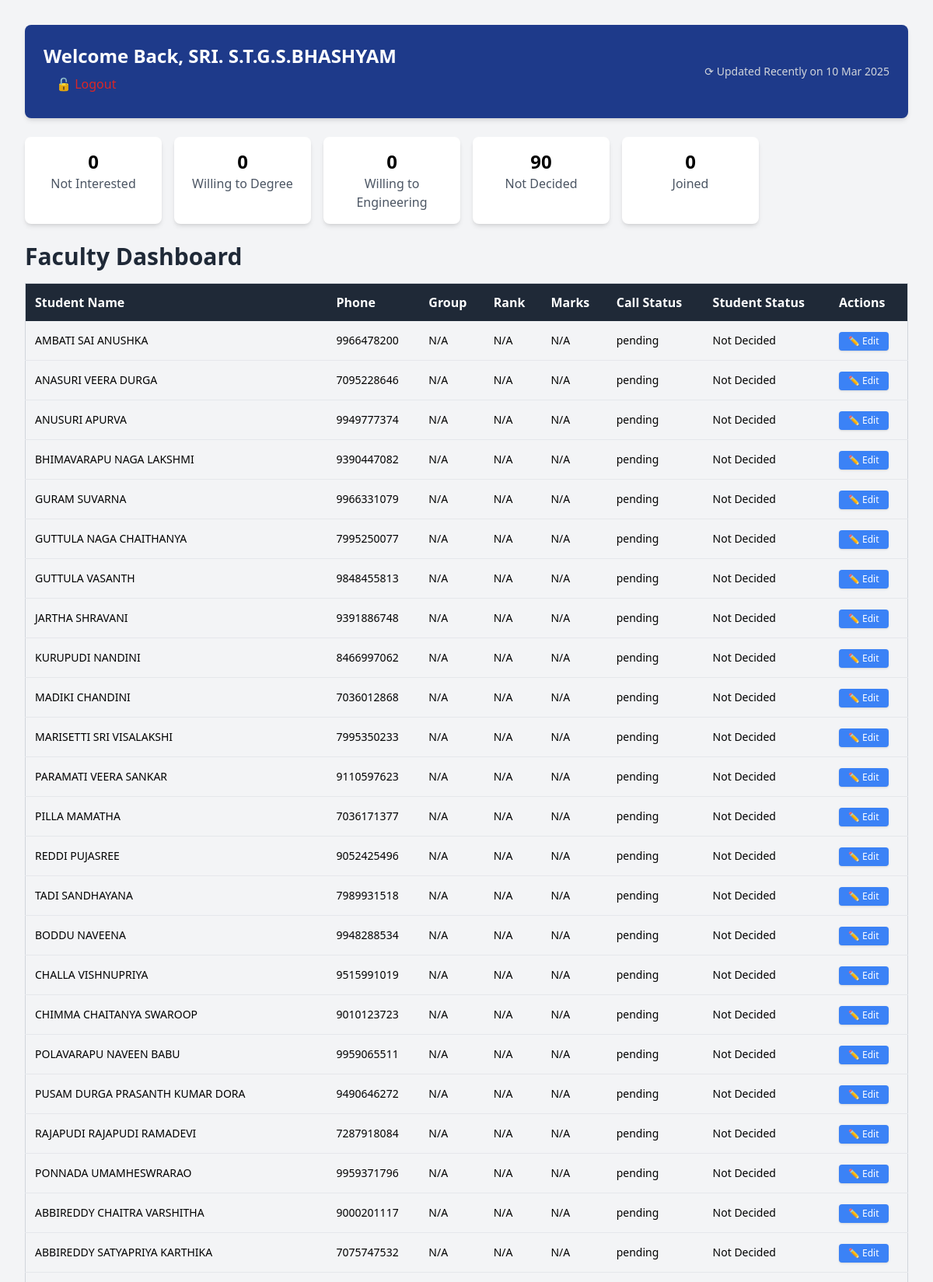
Page /dashboard/ (signed in, upper part) on the committed database.
### users/models.py (models this page shows, shortened)
class Faculty(AbstractUser):
    ROLE_CHOICES = [
        ('staff', 'Staff'),
        ('admin', 'Admin'),
        ('superuser', 'Superuser'),
    ]
    emp_id = models.CharField(max_length=20, unique=True)
    full_name = models.CharField(max_length=255)
    department = models.CharField(max_length=100)
    phone = models.CharField(max_length=15, unique=True, null=True, blank=True)
    role = models.CharField(max_length=10, choices=ROLE_CHOICES, default='staff')

class StudentCall(models.Model):
    faculty = models.ForeignKey(Faculty, on_delete=models.CASCADE, related_name="calls")
    student_name = models.CharField(max_length=255)
    phone_1 = models.CharField(max_length=15)
    phone_2 = models.CharField(max_length=15, null=True, blank=True)
    INTER_GROUP_CHOICES = [
        ('MPC', 'MPC'),
        ('BiPC', 'BiPC'),
        ('CEC', 'CEC'),
        ('MEC', 'MEC'),
        ('HEC', 'HEC'),
        ('Other', 'Other'),
    ]
    inter_group = models.CharField(max_length=50, choices=INTER_GROUP_CHOICES, null=True, blank=True)
    inter_marks = models.IntegerField(null=True, blank=True)
    exam_rank = models.CharField(max_length=50, null=True, blank=True)
    rmarks = models.IntegerField(null=True, blank=True)
    comments = models.TextField(null=True, blank=True)
    college = models.CharField(max_length=255, null=True, blank=True)
    branch = models.CharField(max_length=255, null=True, blank=True)
    CALL_STATUS_CHOICES = [
        ('P', 'Pending'),
        ('A', 'Answered'),
        ('NA', 'Not Answered'),
        ('WN', 'Wrong Number'),
        ('I', 'Interested'),
        ('NI', 'Not Interested'),
    ]
    call_1_status = models.CharField(max_length=2, choices=CALL_STATUS_CHOICES, default='P')
    STUDENT_STATUS_CHOICES = [
        ('NI', 'Not Interested'),
        ('WD', 'Willing to Degree'),
        ('WE', 'Willing to Engineering'),
        ('ND', 'Not Decided'),
        ('J', 'Joined'),
    ]
    status = models.CharField(max_length=2, choices=STUDENT_STATUS_CHOICES, default='ND')
    created_at = models.DateTimeField(auto_now_add=True)

### users/views.py (the view)
# urls.py: path("dashboard/", faculty_dashboard, name="faculty_dashboard"),
@login_required
def faculty_dashboard(request):
    faculty = request.user
    calls = StudentCall.objects.filter(faculty=faculty).only(
        "id", "student_name", "phone_1", "inter_marks", "inter_group", "exam_rank", "call_1_status", "status", "rmarks"
    )
    status_counts = StudentCall.objects.filter(faculty=faculty).values("status").annotate(count=Count("status"))
    student_status_counts = {
        "NI": 0,  # Not Interested
        "I": 0,   # Interested
        "WD": 0,  # Willing to Degree
        "WE": 0,  # Willing to Engineering
        "ND": 0,  # Not Decided
        "J": 0    # Joined
    }
    for entry in status_counts:
        student_status_counts[entry["status"]] = entry["count"]
    context = {
        "faculty": faculty,
        "calls": calls,
        "last_updated": now().strftime("%d %b %Y"),
        "student_status_counts": student_status_counts,
        "csrf_token": request.COOKIES.get('csrftoken'),
        "inter_group_choices": StudentCall.INTER_GROUP_CHOICES,
        "call_status_choices": StudentCall.CALL_STATUS_CHOICES,
        "student_status_choices": StudentCall.STUDENT_STATUS_CHOICES
    }
    return render(request, "users/faculty_dashboard.html", context)

### templates/users/faculty_dashboard.html (shortened to what this page needs)
<!DOCTYPE html>
<html lang="en">
<head>
    <script src="https://cdn.tailwindcss.com"></script>
</head>
<body class="bg-gray-100">
    <div class="p-8">
    <div class="bg-blue-900 text-white p-6 rounded-lg shadow-md mb-6 flex justify-between items-center">
        <div>
            <h2 class="text-2xl font-bold">Welcome Back, {{ faculty.full_name }}</h2>
            <a href="{% url 'logout' %}" class="block py-2 px-4 rounded-lg text-red-600 hover:bg-gray-200">🔓 Logout</a>
        </div>
        <p class="text-sm text-gray-300">⟳ Updated Recently on {{ last_updated }}</p>
    </div>
    <div class="grid grid-cols-1 sm:grid-cols-2 md:grid-cols-3 lg:grid-cols-6 gap-4 mb-6">
        <div class="bg-white p-4 rounded-lg shadow-md text-center">
            <h3 class="text-2xl font-bold">{{ student_status_counts.NI }}</h3>
            <p class="text-gray-600">Not Interested</p>
        </div>
        <div class="bg-white p-4 rounded-lg shadow-md text-center">
            <h3 class="text-2xl font-bold">{{ student_status_counts.WD }}</h3>
            <p class="text-gray-600">Willing to Degree</p>
        </div>
        <div class="bg-white p-4 rounded-lg shadow-md text-center">
            <h3 class="text-2xl font-bold">{{ student_status_counts.WE }}</h3>
            <p class="text-gray-600">Willing to Engineering</p>
        </div>
        <div class="bg-white p-4 rounded-lg shadow-md text-center">
            <h3 class="text-2xl font-bold">{{ student_status_counts.ND }}</h3>
            <p class="text-gray-600">Not Decided</p>
        </div>
        <div class="bg-white p-4 rounded-lg shadow-md text-center">
            <h3 class="text-2xl font-bold">{{ student_status_counts.J }}</h3>
            <p class="text-gray-600">Joined</p>
        </div>
    </div>
        <h2 class="text-3xl font-bold text-gray-800 mb-4">Faculty Dashboard</h2>
        <table class="min-w-full border border-gray-300 text-left">
            <thead class="bg-gray-800 text-white">
                <tr>
                    <th class="p-3">Student Name</th>
                    <th class="p-3">Phone</th>
                    <th class="p-3">Group</th>
                    <th class="p-3">Rank</th>
                    <th class="p-3">Marks</th>
                    <th class="p-3">Call Status</th>
                    <th class="p-3">Student Status</th>
                    <th class="p-3">Actions</th>
                </tr>
            </thead>
            <tbody>
                {% for call in calls %}
                    <tr class="border-b">
                        <td class="p-3 text-sm font whitespace-normal break-words leading-tight">
                            {{ call.student_name }}
                        </td>
                        <td class="p-3 text-sm">{{ call.phone_1 }}</td>
                        <td class="p-3 text-sm">{{ call.inter_group|default:"N/A" }}</td>
                        <td class="p-3 text-sm">{{ call.exam_rank|default:"N/A" }}</td>
                        <td class="p-3 text-sm">{{ call.inter_marks|default:"N/A" }}</td>
                        <td class="p-3 text-sm">{{ call.get_call_1_status_display }}</td>
                        <td class="p-3 text-sm">{{ call.get_status_display }}</td>
                        <td class="p-3">
                            <button class="bg-blue-500 text-white px-3 py-1 text-xs rounded shadow hover:bg-blue-600"
                                onclick="openModal(
                                    '{{ call.id }}',
                                    '{{ call.inter_group|default:'' }}',
                                    '{{ call.exam_rank|default:'' }}',
                                    '{{ call.inter_marks|default:'' }}',
                                    '{{ call.call_1_status|default:'P' }}',
                                    '{{ call.status|default:'ND' }}',
                                    '{{ call.comments|default:'' }}'
                                )">
                                ✏️ Edit
                            </button>
                        </td>
                    </tr>
                {% endfor %}
            </tbody>
        </table>
    </div>
</body>
</html>

### rows in the picture
Faculty: full_name "SRI. S.T.G.S.BHASHYAM"
StudentCall: student_name "AMBATI SAI ANUSHKA", phone_1 "9966478200", inter_group "N/A", exam_rank "N/A", inter_marks "N/A", call_1_status "pending", status "Not Decided"
StudentCall: student_name "ANASURI VEERA DURGA", phone_1 "7095228646", inter_group "N/A", exam_rank "N/A", inter_marks "N/A", call_1_status "pending", status "Not Decided"
StudentCall: student_name "ANUSURI APURVA", phone_1 "9949777374", inter_group "N/A", exam_rank "N/A", inter_marks "N/A", call_1_status "pending", status "Not Decided"
StudentCall: student_name "BHIMAVARAPU NAGA LAKSHMI", phone_1 "9390447082", inter_group "N/A", exam_rank "N/A", inter_marks "N/A", call_1_status "pending", status "Not Decided"
StudentCall: student_name "GURAM SUVARNA", phone_1 "9966331079", inter_group "N/A", exam_rank "N/A", inter_marks "N/A", call_1_status "pending", status "Not Decided"
StudentCall: student_name "GUTTULA NAGA CHAITHANYA", phone_1 "7995250077", inter_group "N/A", exam_rank "N/A", inter_marks "N/A", call_1_status "pending", status "Not Decided"
StudentCall: student_name "GUTTULA VASANTH", phone_1 "9848455813", inter_group "N/A", exam_rank "N/A", inter_marks "N/A", call_1_status "pending", status "Not Decided"
StudentCall: student_name "JARTHA SHRAVANI", phone_1 "9391886748", inter_group "N/A", exam_rank "N/A", inter_marks "N/A", call_1_status "pending", status "Not Decided"
StudentCall: student_name "KURUPUDI NANDINI", phone_1 "8466997062", inter_group "N/A", exam_rank "N/A", inter_marks "N/A", call_1_status "pending", status "Not Decided"
StudentCall: student_name "MADIKI CHANDINI", phone_1 "7036012868", inter_group "N/A", exam_rank "N/A", inter_marks "N/A", call_1_status "pending", status "Not Decided"
StudentCall: student_name "MARISETTI SRI VISALAKSHI", phone_1 "7995350233", inter_group "N/A", exam_rank "N/A", inter_marks "N/A", call_1_status "pending", status "Not Decided"
StudentCall: student_name "PARAMATI VEERA SANKAR", phone_1 "9110597623", inter_group "N/A", exam_rank "N/A", inter_marks "N/A", call_1_status "pending", status "Not Decided"
StudentCall: student_name "PILLA MAMATHA", phone_1 "7036171377", inter_group "N/A", exam_rank "N/A", inter_marks "N/A", call_1_status "pending", status "Not Decided"
StudentCall: student_name "REDDI PUJASREE", phone_1 "9052425496", inter_group "N/A", exam_rank "N/A", inter_marks "N/A", call_1_status "pending", status "Not Decided"
StudentCall: student_name "TADI SANDHAYANA", phone_1 "7989931518", inter_group "N/A", exam_rank "N/A", inter_marks "N/A", call_1_status "pending", status "Not Decided"
StudentCall: student_name "BODDU NAVEENA", phone_1 "9948288534", inter_group "N/A", exam_rank "N/A", inter_marks "N/A", call_1_status "pending", status "Not Decided"
StudentCall: student_name "CHALLA VISHNUPRIYA", phone_1 "9515991019", inter_group "N/A", exam_rank "N/A", inter_marks "N/A", call_1_status "pending", status "Not Decided"
StudentCall: student_name "CHIMMA CHAITANYA SWAROOP", phone_1 "9010123723", inter_group "N/A", exam_rank "N/A", inter_marks "N/A", call_1_status "pending", status "Not Decided"
StudentCall: student_name "POLAVARAPU NAVEEN BABU", phone_1 "9959065511", inter_group "N/A", exam_rank "N/A", inter_marks "N/A", call_1_status "pending", status "Not Decided"
StudentCall: student_name "PUSAM DURGA PRASANTH KUMAR DORA", phone_1 "9490646272", inter_group "N/A", exam_rank "N/A", inter_marks "N/A", call_1_status "pending", status "Not Decided"
StudentCall: student_name "RAJAPUDI RAJAPUDI RAMADEVI", phone_1 "7287918084", inter_group "N/A", exam_rank "N/A", inter_marks "N/A", call_1_status "pending", status "Not Decided"
StudentCall: student_name "PONNADA UMAMHESWRARAO", phone_1 "9959371796", inter_group "N/A", exam_rank "N/A", inter_marks "N/A", call_1_status "pending", status "Not Decided"
StudentCall: student_name "ABBIREDDY CHAITRA VARSHITHA", phone_1 "9000201117", inter_group "N/A", exam_rank "N/A", inter_marks "N/A", call_1_status "pending", status "Not Decided"
StudentCall: student_name "ABBIREDDY SATYAPRIYA KARTHIKA", phone_1 "7075747532", inter_group "N/A", exam_rank "N/A", inter_marks "N/A", call_1_status "pending", status "Not Decided"

### other values in the picture
{{ student_status_counts.NI }} "0"
{{ student_status_counts.WD }} "0"
{{ student_status_counts.WE }} "0"
{{ student_status_counts.ND }} "90"
{{ student_status_counts.J }} "0"
